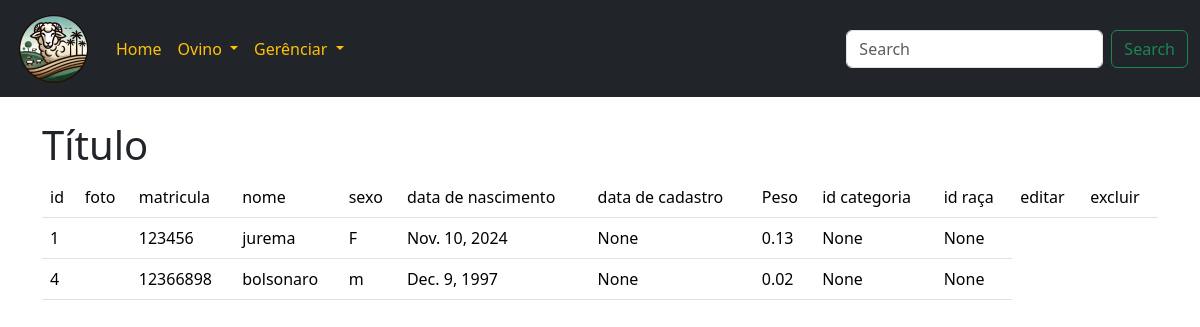
Before: /adm_ovino/ with the older database file.
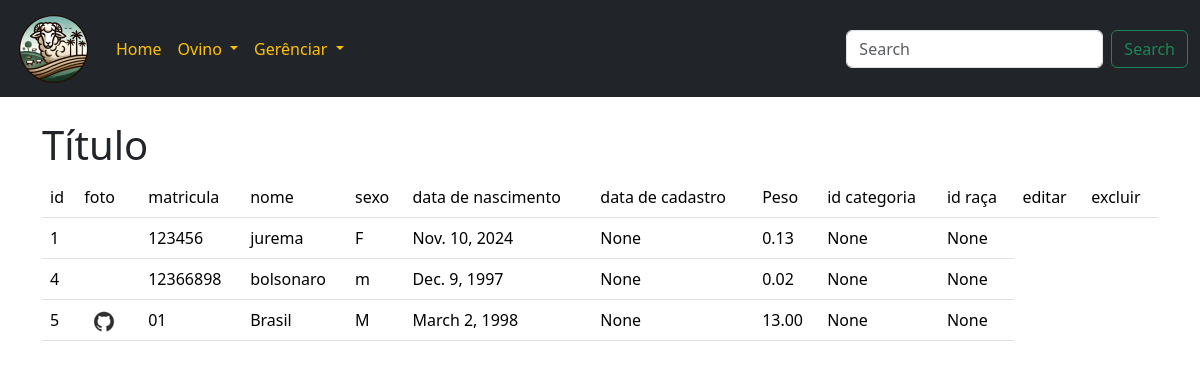
After: the same page with the newer database file.
### ovinogestApp/models.py (models this page shows, shortened)
class Ovino(models.Model):
    id_ovino = models.AutoField(primary_key=True)
    foto_ovino = models.ImageField(blank=True, null=True)
    matricula = models.CharField(max_length=20, unique=True, null=False)
    nome_ovino = models.CharField(max_length=255, null=False)
    sexo_ovino = models.CharField(max_length=1, null=False)
    data_nasc = models.DateField(null=False)
    data_cad = models.DateField(null=False)
    peso_ovino = models.DecimalField(max_digits=10, decimal_places=2, null=False)
    id_categoria = models.ForeignKey(Categoria, models.DO_NOTHING, db_column='id_categoria', null=True, blank=True)
    id_raca = models.ForeignKey(Raca, models.DO_NOTHING, db_column='id_raca', null=True, blank=True)
    def foto_url(self):
        if self.foto_ovino and hasattr(self.foto_ovino, 'url'):
            return self.foto_ovino.url
        else:
            return self.nome_ovino

### ovinogestApp/views.py (the view)
# urls.py: path('adm_ovino/', adm_ovino, name='adm_ovino'),
def adm_ovino (request):
    ovinos = Ovino.objects.all()
    context = {"ovinos":ovinos}
    return render(request,"ovino/adm_ovino.html",context)

### ovinogestApp/templates/ovino/adm_ovino.html
{% extends 'ovino/base.html' %}
{% block conteudo %}
    <h1>Título</h1>
    <table class="table">
    <thead>
    <td>id</td>
    <td>foto</td>
    <td>matricula</td>
    <td>nome</td>
    <td>sexo</td>
    <td>data de nascimento</td>
    <td>data de cadastro</td>
    <td>Peso</td>
    <td>id categoria</td>
    <td>id raça</td>
    <td>editar</td>
    <td>excluir</td>
    </thead>
    <tbody>
    {% for ovino in ovinos %}
    <tr>
        <td>{{ovino.id_ovino}}</td>
        <td><img src="{{ovino.foto_url}}" alt=""></td>
        <td>{{ovino.matricula}}</td>
        <td>{{ovino.nome_ovino}}</td>
        <td>{{ovino.sexo_ovino}}</td>
        <td>{{ovino.data_nasc}}</td>
        <td>{{ovino.data_cad}}</td>
        <td>{{ovino.peso_ovino}}</td>
        <td>{{ovino.id_categoria}}</td>
        <td>{{ovino.id_raca}}</td>
    </tr>
    {% endfor %}
    </tbody>
</table>
{% endblock conteudo %}

Changed rows visible on the page:
added Ovino: id_ovino "5", foto_url (picture), matricula "01", nome_ovino "Brasil", sexo_ovino "M", data_nasc "March 2, 1998", data_cad "None", peso_ovino "13.00", id_categoria "None", id_raca "None"
